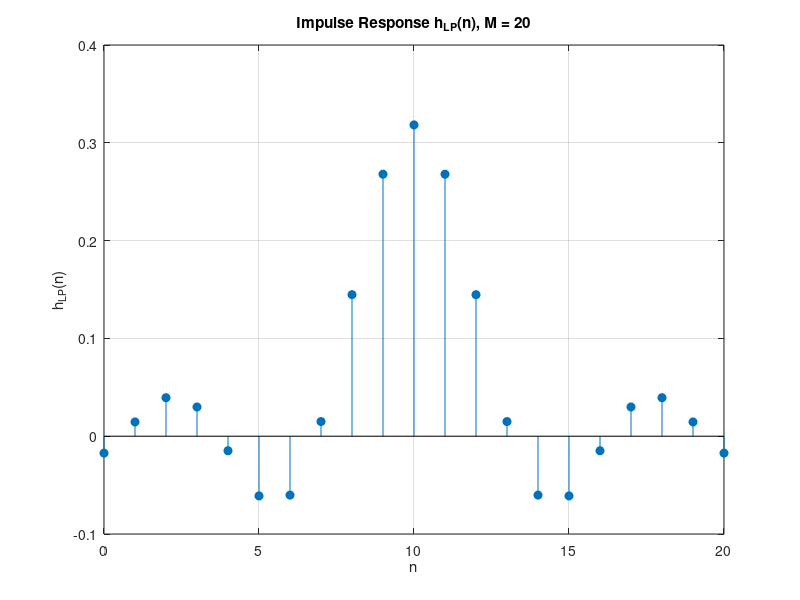

Recreate this plot in MATLAB. (Note: this script raises an error after producing the figure.)
% ex12_main.m
% Exercise 12 – FIR Low-Pass via direct formula (sinc) and comparison
% Creates figures for M=20 and M=64 and saves them in ./figures

clear; close all; clc;

% -------------------- parameters --------------------
wc = 1;                 % cutoff (radians/sample)
Ms = [20, 64];          % filter orders to test
Nfft = 1024;            % FFT length for smooth response
outdir = fullfile(pwd,'figures');
if ~exist(outdir,'dir'), mkdir(outdir); end

% -------------------- run for each M --------------------
allW = []; allMag = [];  % store for comparison

for k = 1:numel(Ms)
    M = Ms(k);
    n = 0:M;                            % 0..M (length M+1)
    hLP = sin(wc*(n - M/2)) ./ (pi*(n - M/2));
    hLP(n == M/2) = wc/pi;              % handle n = M/2

    % ----- frequency response -----
    H = fft(hLP, Nfft);
    w = linspace(-pi, pi, Nfft);
    Hmag = abs(fftshift(H));

    % ----- plot: impulse response -----
    f1 = figure('Color','w'); 
    stem(n, hLP, 'filled'); grid on;
    title(sprintf('Impulse Response h_{LP}(n), M = %d', M));
    xlabel('n'); ylabel('h_{LP}(n)');
    xlim([0 M]);
    savepng(f1, fullfile(outdir, sprintf('hLP_M%d.png', M)));

    % ----- plot: magnitude response -----
    f2 = figure('Color','w');
    plot(w/pi, Hmag, 'LineWidth', 1.2); grid on;
    title(sprintf('Magnitude Response |H_{LP}(e^{j\\omega})|, M = %d', M));
    xlabel('\omega/\pi'); ylabel('|H_{LP}|');
    xlim([-1 1]);
    ylim([0 1.1*max(Hmag)]);
    savepng(f2, fullfile(outdir, sprintf('HLP_M%d.png', M)));

    % store for comparison figure
    if isempty(allW), allW = w; end
    allMag = [allMag; Hmag]; %#ok<AGROW>
end

% -------------------- comparison plot --------------------
fc = figure('Color','w');
plot(allW/pi, allMag(1,:), 'LineWidth', 1.25); hold on;
plot(allW/pi, allMag(2,:), 'LineWidth', 1.25); grid on;
legend(arrayfun(@(m)sprintf('M = %d',m), Ms, 'UniformOutput', false), ...
       'Location','SouthWest');
title('Comparison of |H_{LP}(e^{j\omega})| for Different Orders');
xlabel('\omega/\pi'); ylabel('|H_{LP}|'); xlim([-1 1]);
savepng(fc, fullfile(outdir, 'HLP_compare.png'));

disp('Done. Files saved in ./figures:');
disp({'hLP_M20.png','HLP_M20.png','hLP_M64.png','HLP_M64.png','HLP_compare.png'});

% -------------------- helper: robust saver --------------------
function savepng(fig, filename)
% Try exportgraphics (R2020a+). Fallback to saveas for older MATLAB/Octave.
    [~,~,ext] = fileparts(filename);
    if isempty(ext), filename = [filename '.png']; end
    try
        exportgraphics(fig, filename, 'Resolution', 200);
    catch
        try
            saveas(fig, filename);
        catch ME
            warning('Could not save figure to %s: %s', filename, ME.message);
        end
    end
end
